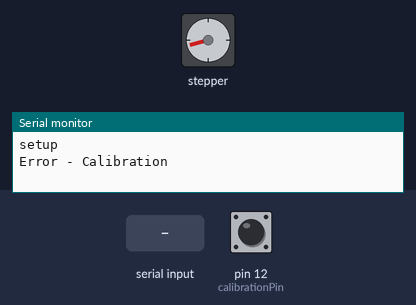
Recording of a sketch running on a simulated Arduino Leonardo, built with avr-gcc and run on an emulated ATmega32U4. On the bench: stepper motor, the last lines printed to the serial monitor. The inputs (shaded band) are chosen by the test bench; at power-on: pin 12 (calibrationPin) HIGH. USB keyboard and mouse output is not drawn; stepper angles assume 4096 steps per turn.

Above: at 5.4 s.
5.5 s: "90,45\n" received over Serial
At 5.99 s:
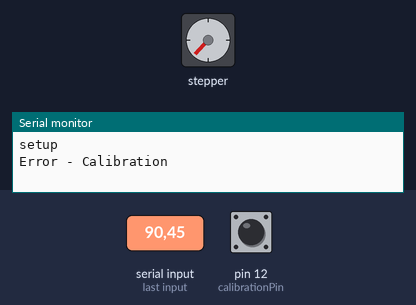
At 8.2 s:
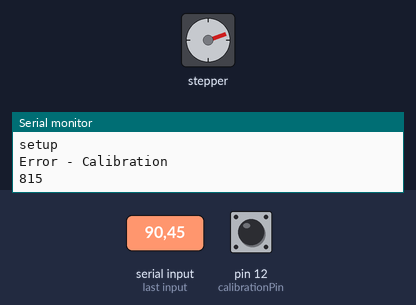
8.5 s: "200\n" received over Serial
Timing chart, 0 to 11.5 s (numbered marks = the images above; inputs shaded):
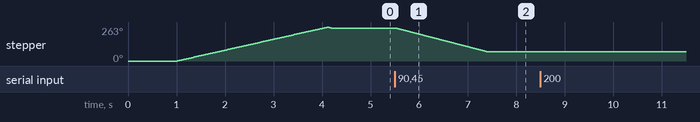

Measured:
- after the input at 5.5 s, stepper: turns 183° counter-clockwise in 1.9 s, starting at once

The sketch:

test4.ino
```cpp
#include <CheapStepper.h>
#include <Adafruit_MCP23X17.h>
#include <Joystick.h>

#define calibrationPin 12

CheapStepper stepper;
Joystick_ Joystick;
Adafruit_MCP23X17 mcp;

// Defining variables
String msg;
float pos;
float speed;
float final;
int lastButtonState[15];


void setup() {

  // Initialize serial communication
  Serial.begin(9600);
  Serial.setTimeout(10);

  delay(1000);

  Serial.println("setup");

  pinMode(calibrationPin, INPUT_PULLUP);


  for(int i=0; i<3000; i++){
    if (!digitalRead(calibrationPin))
      break;
    stepper.move(true, 1);
  }


  if(digitalRead(calibrationPin)){
    Serial.println("Error - Calibration");
  }


  // Offset from calibration position to 0
  stepper.move(false, 100);


  // Begin I2C communication with MCP23017
  if (!mcp.begin_I2C()) {
    Serial.println("Error - I2C");
    while (1);
  }


  // Setting MCP23017 pins as INPUT_PULLUP
  for(int x=0; x < 15; x++){
    mcp.pinMode(x, INPUT_PULLUP);
    lastButtonState[x] = mcp.digitalRead(x);
  }


  // Initalizing HID connection
  Joystick.begin();

}

void loop() {


  for (int i = 0; i < 15; i++)
  {
    int currentButtonState = !mcp.digitalRead(i);
    if (currentButtonState != lastButtonState[i])
    {

      Joystick.setButton(i, !currentButtonState);
      lastButtonState[i] = currentButtonState;
    }
  }

  while(Serial.available()){
    msg = Serial.readString();
    speed = msg.toFloat();
    if(speed < 121){
      final = (speed < 20) ?  map(speed,0,20,0,300) : map(speed,20,120,300,2850);
      (final > pos) ? stepper.move(false, final-pos) : stepper.move(true, pos-final);
      pos = final;


    }else{
      Serial.println(" > 120");

    }
    Serial.println(stepper.getStep());

  }

}


float map(float s, float a1, float a2, float b1, float b2)
{
  return b1 + (s - a1) * (b2 - b1) / (a2 - a1);
}
```
